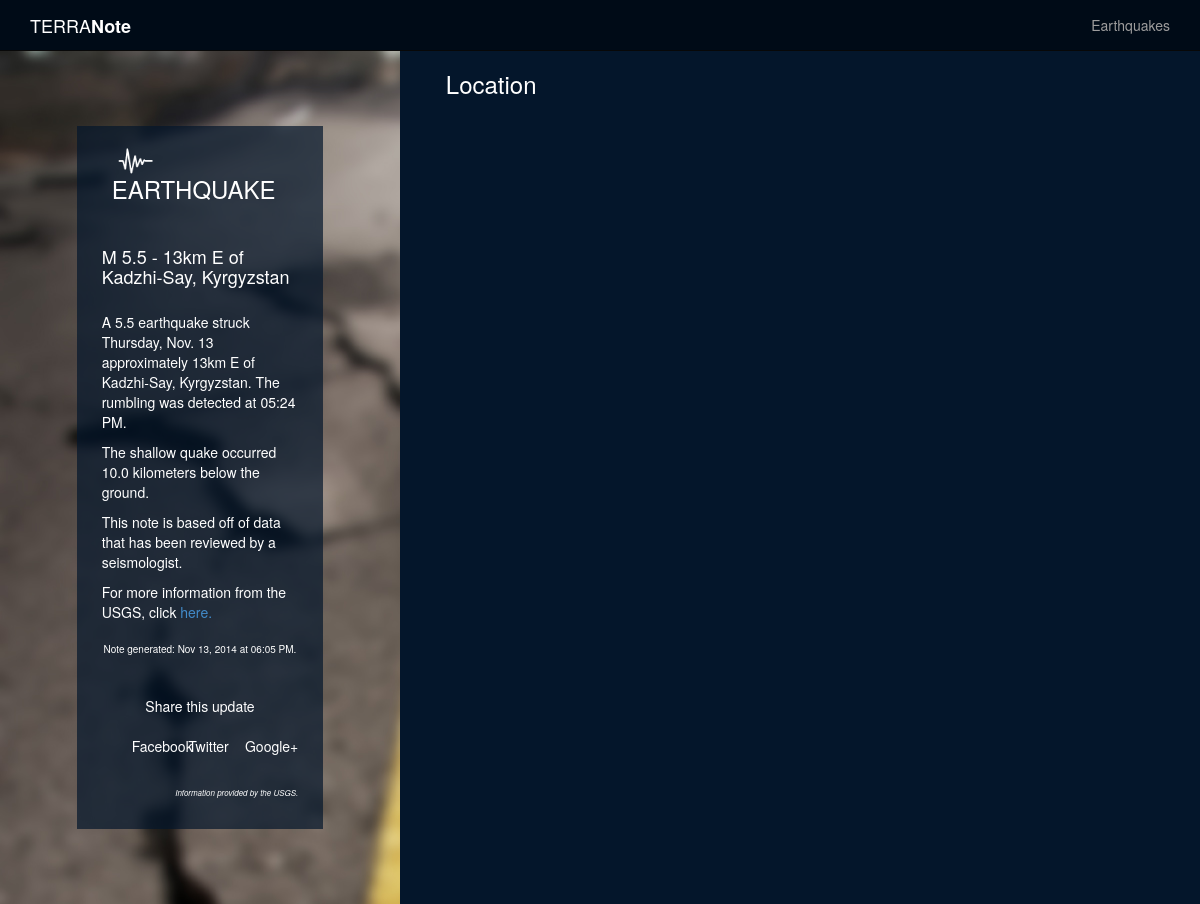
Before: / with the older database file.
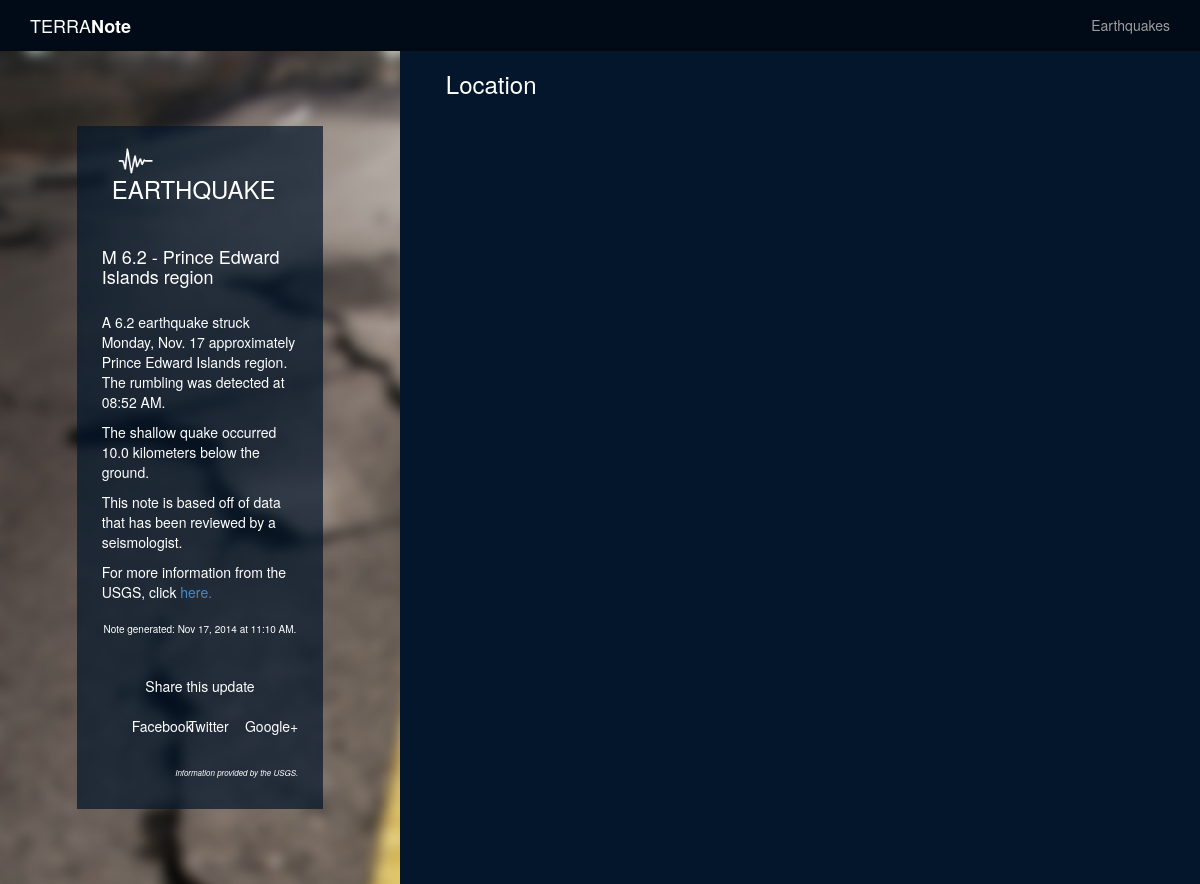
After: the same page with the newer database file.
### model.py (models this page shows)
class Quake(Base):
    __tablename__ = "quakes"
    quake_id = Column(String(50), primary_key = True)
    quake_title = Column(String, nullable = False)
    quake_type = Column(String(25), nullable = False)
    magnitude = Column(Float, nullable = False)
    place = Column(String, nullable = False)
    latitude = Column(Float, nullable = False)
    longitude = Column(Float, nullable = False)
    depth = Column(Float, nullable = False)
    quake_datetime = Column(DateTime, nullable = False)
    url = Column(String, nullable = False)
    seismictype = Column(String, nullable = False)
    status = Column(String, nullable = False)
    felt = Column(Integer, nullable = True)
    tsunami = Column(Integer, nullable = True)
    recordtime = Column(DateTime, nullable = False)

### note.py (the view)
@app.route("/")
def note():
	quake = db_session.query(Quake).order_by(Quake.quake_datetime.desc()).first()
	return render_template("quake.html", quake=quake)

### templates/quake.html (shortened to what this page needs)
{% extends 'base.html' %}
{% block body %}
<div class="notepage">
	<div class="col-sm-4" id="quake-background">
		<div class="col-sm-2"></div>
			<div class="col-sm-8"  id="note-background">
				<div class="note">
					{% if quake.seismictype == 'earthquake' %}
						<div class="row">
							<div class="header">
								<img class="icon" src="/static/images/quake-icon.png"/>
								<h3 class="type">EARTHQUAKE</h3>
							</div>
						</div>
						<div class="headline">
							<h4>{{ quake.quake_title }}</h4>
						</div>
						<div class="summary">
							<p>A {{ quake.magnitude }} earthquake struck {{ quake.quake_datetime.strftime('%A') }}, {{ quake.quake_datetime.strftime('%b. %d') }} approximately {{ quake.place }}. The rumbling was detected at {{ quake.quake_datetime.strftime('%I:%M %p') }}.
								{% if quake.depth <= 70 %}
									<p>The shallow quake occurred {{ quake.depth }} kilometers below the ground.</p>
									{% elif quake.depth > 300 %}
									<p>The deep quake occurred {{ quake.depth }} kilometers below the earth's surface.</p>
									{% else %}
									<p>The quake happened {{ quake.depth }} kilometers below the ground.</p>
								{% endif %}
							<div class="review_status">
								{% if quake.status == 'automatic' %}
								<p>This note is based off of computer-generated data and has not yet been reviewed by a seismologist.</p>
								{% else %}
								<p>This note is based off of data that has been reviewed by a seismologist.</p>
								{% endif %}
								<p>For more information from the USGS, click <a href="{{ quake.url }}">here.</a></p>
							</div>
						</div>
						{% endif %}
					<div class="post-time">
						Note generated: {{ quake.recordtime.strftime('%b %d, %Y at %I:%M %p') }}.
					</div>
					<div class="share">
						<div class="row" id="share">
						Share this update
						</div>
						<div class="row">
							<div class="col-sm-1"></div>
							<div class="col-sm-3">Facebook</div>
							<div class="col-sm-3">Twitter</div>
							<div class="col-sm-3">Google+</div>
							<div class="col-sm-2"></div>
						</div>
					</div>
					<div class="attribution">
						<em>Information provided by the USGS.</em>
					</div>
				</div>
			</div>
		<div class="col-sm-2"></div>
	</div>
	<div class="col-sm-4">
		<div class="col-sm-1"></div>
			<div class="col-sm-10">
				<div class="row">
					<h3>Location</h3>
				</div>
				<div class="row">
					<div id="map_canvas"></div>
				</div>
			</div>
		<div class="col-sm-1"></div>
	</div>
	<div class="col-sm-4">
		<div class="col-sm-2"></div>
			<div class="col-sm-8">
		<div class="col-sm-2"></div>
	</div>
</div>
{% endblock %}

### templates/base.html (shortened to what this page needs)
<html>
    <head>
        <link href="/static/bootstrap/css/bootstrap.min.css" rel="stylesheet">
        <link href="/static/note.css" rel="stylesheet">
        <div class="navbar navbar-inverse navbar-static-top">
            <div class="container">
                <div class="navbar-header">
                    <img src=""><a class="navbar-brand" href="/">TERRA<strong>Note</strong></a>
                </div>
                <div class="navbar-collapse collapse">
                    <ul class="nav navbar-nav navbar-right">
                            <li> <a href="/quakes">Earthquakes</a></li>
                    </ul>
                </div>
            </div>
        </div>
    </head>
    <body>
        {% block body %}
        {% endblock %}
    </body>
</html>

### static/note.css (style rules this page uses)
body { background-color: #04162b; color: #FFFFFF }
.navbar { margin-bottom: 0px; }
.navbar-inverse { background-color: #000b17; }
.navbar-inverse .navbar-brand { color: #FFFFFF; }
.note { padding-left: 10px; padding-right: 10px; padding-bottom: 20px; color: #FFFFFF; }
.header { margin-bottom: 25px; }
.icon { float:left; }
.type { margin-left: 25px; padding-top: 5px; }
img.icon { height: 30px; padding-right: 30px; padding-left: 30px; }
.headline { margin-top: 20px; margin-bottom: 25px; }
.post-time { text-align: center; padding-top: 10px; padding-bottom: 10px; font-size: 10px; }
.share { padding-top: 10px; padding-bottom: 10px; text-align: center; }
.attribution { text-align: right; padding-top: 20px; padding-bottom: 10px; font-size: 8px; }
#map_canvas { height: 400px; width: 100%; }
#quake-background { background-image: url("/static/images/quake-blur-sfw.jpg"); }
#note-background { margin-top: 75px; margin-bottom: 75px; background: rgba(4, 22, 43, 0.7); }
#share { padding-top: 20px; padding-bottom: 20px; text-align: center; }

Changed rows visible on the page:
no longer on this page (row edited): Quake: quake_title "M 5.5 - 13km E of Kadzhi-Say, Kyrgyzstan", magnitude "5.5", quake_datetime "Thursday", quake_datetime "Nov. 13", place "13km E of Kadzhi-Say, Kyrgyzstan", quake_datetime "05:24 PM", depth "10.0", recordtime "Nov 13, 2014 at 06:05 PM"
added Quake: quake_title "M 6.2 - Prince Edward Islands region", magnitude "6.2", quake_datetime "Monday", quake_datetime "Nov. 17", place "Prince Edward Islands region", quake_datetime "08:52 AM", depth "10.0", recordtime "Nov 17, 2014 at 11:10 AM"
